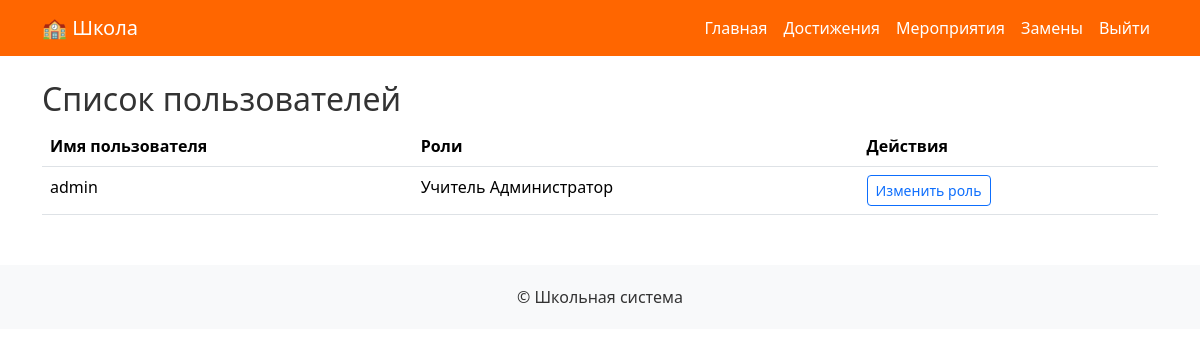
Page /users/ (signed in) on the committed database.
### users/models.py (models this page shows, shortened)
class CustomUser(AbstractUser):
    is_teacher = models.BooleanField(default=False)
    is_admin = models.BooleanField(default=False)
    class Meta:
        verbose_name = 'Пользователь'
        verbose_name_plural = 'Пользователи'

### users/views.py (the view)
# urls.py: path('users/', views.user_list, name='user_list'),
@login_required
def user_list(request):
    if not request.user.is_staff:
        messages.error(request, "У вас нет прав для просмотра пользователей.")
        return redirect('home')  # Перенаправление на главную страницу или страницу ошибки
    users = CustomUser.objects.all()
    return render(request, 'users/user_list.html', {
        'users': users
    })

### templates/users/user_list.html (shortened to what this page needs)
{% extends 'base.html' %}
{% block content %}
<h2>Список пользователей</h2>
<table class="table">
    <thead>
        <tr>
            <th>Имя пользователя</th>
            <th>Роли</th>
            <th>Действия</th>
        </tr>
    </thead>
    <tbody>
        {% for user in users %}
        <tr>
            <td>{{ user.username }}</td>
            <td>
                {% if user.is_teacher %}Учитель{% endif %}
                {% if user.is_admin %}Администратор{% endif %}
            </td>
            <td>
                <a href="{% url 'users:assign_role' user.id %}" class="btn btn-outline-primary btn-sm">Изменить роль</a>
            </td>
        </tr>
        {% endfor %}
    </tbody>
</table>
{% endblock %}

### templates/base.html (style rules this page uses)
body { background-color: #ffffff; color: #333; }

### rows in the picture
CustomUser: username "admin", is_teacher "Учитель", is_admin "Администратор"
